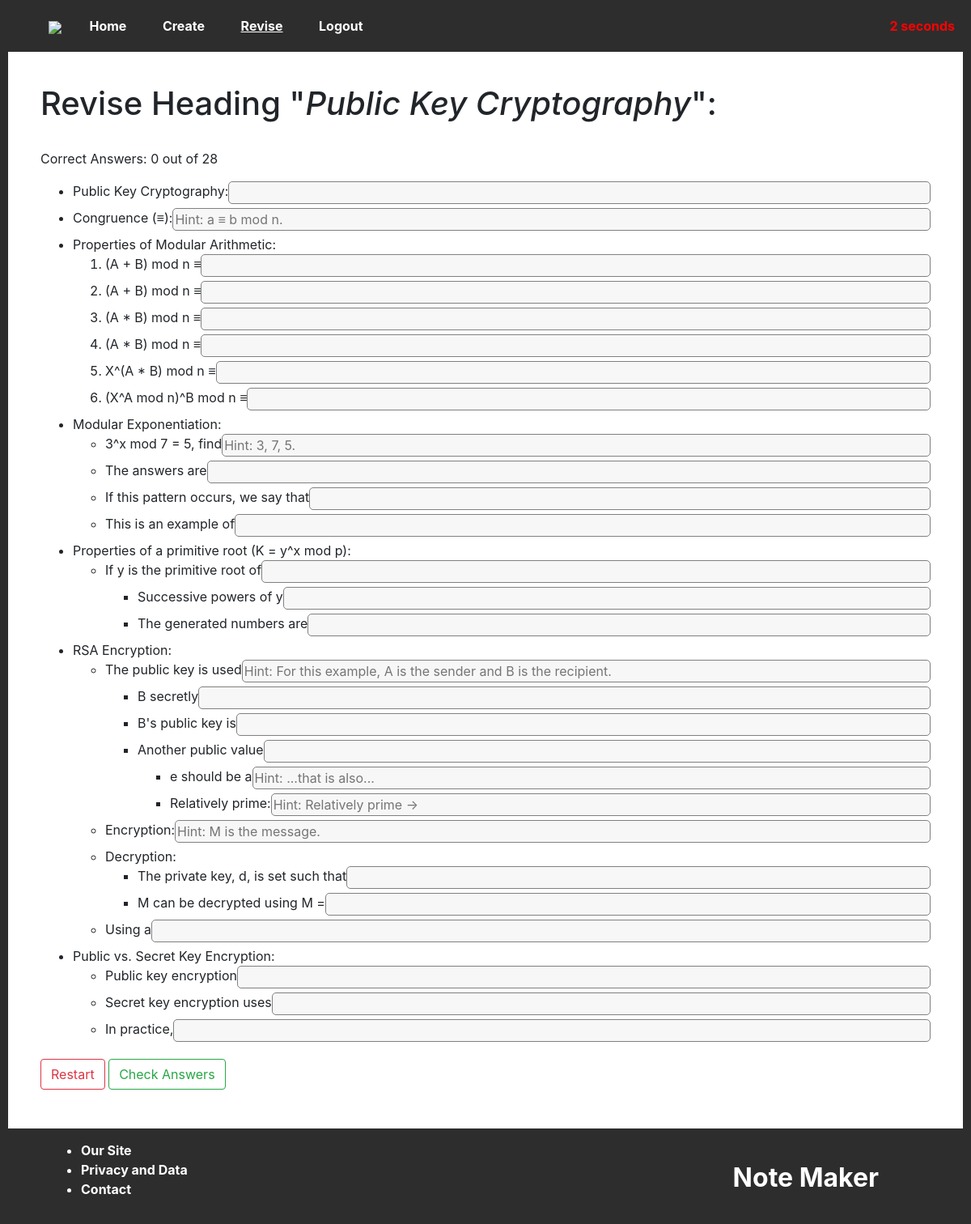
Page /revise/heading/19 (signed in) on the committed database.
### website/models.py (models this page shows, shortened)
class Heading(db.Model): # Example: Sorting Algorithms
    id = db.Column(db.Integer, primary_key=True)
    text = db.Column(db.String(512))
    module = db.Column(db.Integer, db.ForeignKey("module.id"))
    attempts = db.Column(db.Integer, default=0)
    time = db.Column(db.String(128))
    order = db.Column(db.Integer, default=0)
    def getPoints(self):
        return Point.query.filter_by(isRoot=True, parent=self.id).all()

class Point(db.Model): # Examples: [Merge Sort, Has a running time of O(n log n)]
    id = db.Column(db.Integer, primary_key=True)
    text = db.Column(db.String(1048576))
    blankFill = db.Column(db.Boolean) # If True, then this point can be used in "fill-the-blank" style questions.
    hint = db.Column(db.String(4096)) # Available to be shown (for example, "list 3 advantages")
    parent = db.Column(db.Integer) # If isRoot==True, then this points to a heading. Otherwise to another point.
    isRoot = db.Column(db.Boolean) # Can this be a starting point for a question (list the points below this one)?
    numeric = db.Column(db.Boolean, default=False) # If numeric, use <ol>, otherwise use <ul>
    punc = db.Column(db.Boolean, default=False) # Check punctuation when marking answers.
    leniency = db.Column(db.Integer, default=90) # Match percentage between given answer and correct answer.
    code = db.Column(db.Boolean, default=False) # Question requires code answer. Punc is overriden to False and a textarea is displayed instead of a standard 1-line input.
    disabled = db.Column(db.Boolean, default=False)
    successes = db.Column(db.Integer, default=0)
    failures = db.Column(db.Integer, default=0)
    last_answered = db.Column(db.DateTime(timezone=True))
    order = db.Column(db.Integer, default=0)
    def getChildren(self):
        return Point.query.filter_by(isRoot=False, parent=self.id).all()
    def getParent(self):
        if self.isRoot:
            return Heading.query.get(self.parent)
        return Point.query.get(self.parent)
    def question(self):
        try:
            return str(self.text)[0: str(self.text).index(">|<")]
        except Exception as e:
            return self.text
    def answer(self):
        if not self.blankFill:
            return self.text
        try:
            return str(self.text)[str(self.text).index(">|<") + 4 : len(self.text)]
        except:
            return ""
    def isDisabled(self):
        if self.disabled:
            return True
        if not self.isRoot:
            return self.getParent().isDisabled()
        return False

### website/revise/revise.py (the view, shortened to what this page needs)
@revise.route("/heading/<int:h_id>", methods=["GET", "POST"])
@login_required
def heading(h_id):
    print("RUNNING")
    h = Heading.query.filter_by(id=h_id).first()
    if not h:
        flash("Invalid details!", category="error")
        return redirect(url_for("revise.index"))
    results = dict()
    count = 0
    start = 0
    return render_template("revise_heading.html", heading=h, user=current_user, results=results, count=count, start=start)

### app.py (called while the page is built)
@app.context_processor
def current_nav():
    return get_current_nav()

### website/__init__.py (called while the page is built)
def get_current_nav():
    navs = ["create", "revise", "login", "signup"] # Otherwise: home.
    current = "home"
    for nav in navs:
        if nav in request.path:
            current = nav
    return dict(current_nav = current)

### website/revise/templates/revise_heading.html (shortened to what this page needs)
{% extends "base.html" %}
{% block content %}
    <h1>Revise Heading "<i>{{ heading.text }}</i>":</h1><br>
    <p>Correct Answers: {{ count }} out of <span id="q_count"></span></p>
    <form method="POST" autocomplete="off">
            <ul>
                {% for node in heading.getPoints() %}
                    {% if not node.disabled %}
                    <li>
                        <div style="display: flex;">
                        {{ node.question() }}
                        {% if node.blankFill %}
                            <input type="text" name="{{ node.id }}" {% if results[node.id] %}
                                value="{{ results[node.id] }}"
                                {% if node.checkAnswer(results[node.id]) %}
                                    class = "revise-blank-input revise-input-correct"
                                    tabindex="-1"
                                {% else %}
                                    class = "revise-blank-input revise-input-incorrect"
                                {% endif %}
                            {% else %}
                                class="revise-blank-input"
                            {% endif %}
                            {% if node.hint %}
                                placeholder="Hint: {{ node.hint }}"
                            {% endif %}
                            autocomplete="off"
                            >
                        {% endif %}
                        </div>
                    </li>
                    {% endif %}
                    {% if node.numeric %}
                        <ol>
                    {% else %}
                        <ul>
                    {% endif %}
                    {%- for item in node.getChildren() recursive %}
                        {% if not item.isDisabled() %}
                        <li>
                            {% if item.blankFill %}
                                <div style="display: flex;">
                                {{ item.question() }}
                                    {% if item.answer() != "" %}
                                        <input type="text" name="{{ item.id }}"
                                            {% if results[item.id] %}
                                                value="{{ results[item.id] }}"
                                                {% if item.checkAnswer(results[item.id]) %}
                                                    class = "revise-blank-input revise-input-correct"
                                                    tabindex="-1"
                                                {% else %}
                                                    class = "revise-blank-input revise-input-incorrect"
                                                {% endif %}
                                            {% else %}
                                                class="revise-blank-input"
                                            {% endif %}
                                            {% if item.hint %}
                                                placeholder="Hint: {{ item.hint }}"
                                            {% endif %}
                                        autocomplete="off"
                                        >
                                    {% endif %}
                                </div>
                            {% endif %}
                        </li>
                        {% if item.getChildren() | length > 0 %}
                            {% if item.numeric %}
                                <ol>
                            {% else %}
                                <ul>
                            {% endif %}
                                {{ loop(item.getChildren()) }}
                            {% if item.numeric %}
                                </ol>
                            {% else %}
                                </ul>
                            {% endif %}
                        {% endif %}
                        {% endif %}
                    {% endfor %}
                    {% if node.numeric %}
                        </ol>
                    {% else %}
                        </ul>
                    {% endif %}
                {% endfor %}
            </ul>
        <a href="/revise/heading/{{ heading.id }}" class="btn btn-outline-danger">Restart</a>
        <input type="submit" value="Check Answers" class="btn btn-outline-success">
        <span id="timer" class="timer">-- seconds</span>
    </form>
{% endblock %}

### website/revise/static/revise.css (style rules this page uses)
.revise-blank-input { margin-bottom: 5px; border: 1px solid grey; border-radius: 5px; background-color: rgb(247, 247, 247); flex: 2; }
.timer { position:fixed; top: 20px; right: 20px; color: red; font-weight: bolder; }

### rows in the picture
Heading: text "Public Key Cryptography"
Point: question "Public Key Cryptography:"
Point: question "Congruence (≡):", id+hint "Hint: a ≡ b mod n."
Point: question "Properties of Modular Arithmetic:"
Point: question "(A + B) mod n ≡"
Point: question "(A + B) mod n ≡"
Point: question "(A * B) mod n ≡"
Point: question "(A * B) mod n ≡"
Point: question "X^(A * B) mod n ≡"
Point: question "(X^A mod n)^B mod n ≡"
Point: question "Modular Exponentiation:"
Point: question "3^x mod 7 = 5, find"
Point: question "The answers are"
Point: question "If this pattern occurs, we say that"
Point: question "This is an example of"
Point: question "Properties of a primitive root (K = y^x mod p):"
Point: question "If y is the primitive root of"
Point: question "Successive powers of y"
Point: question "The generated numbers are"
Point: question "RSA Encryption:"
Point: question "The public key is used"
Point: question "B secretly"
Point: question "B's public key is"
Point: question "Another public value"
Point: question "e should be a"
Point: question "Relatively prime:"
Point: question "Encryption:"
Point: question "Decryption:"
Point: question "The private key, d, is set such that"
Point: question "M can be decrypted using M ="
Point: question "Using a"
Point: question "Public vs. Secret Key Encryption:"
Point: question "Public key encryption"
Point: question "Secret key encryption uses"
Point: question "In practice,"

### other values in the picture
{{ count }} "0"
